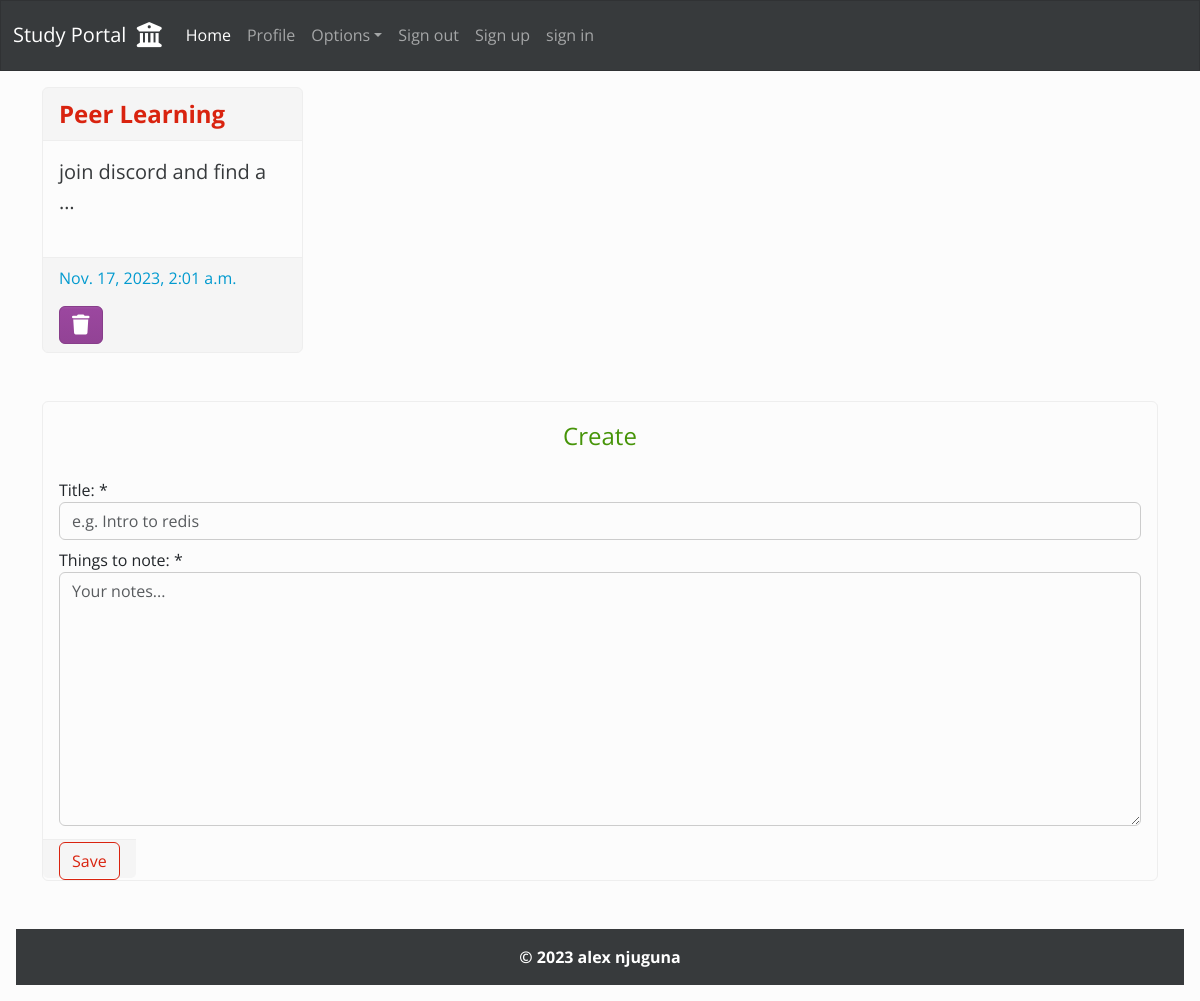
Before: /note/ (signed in) with the older database file.
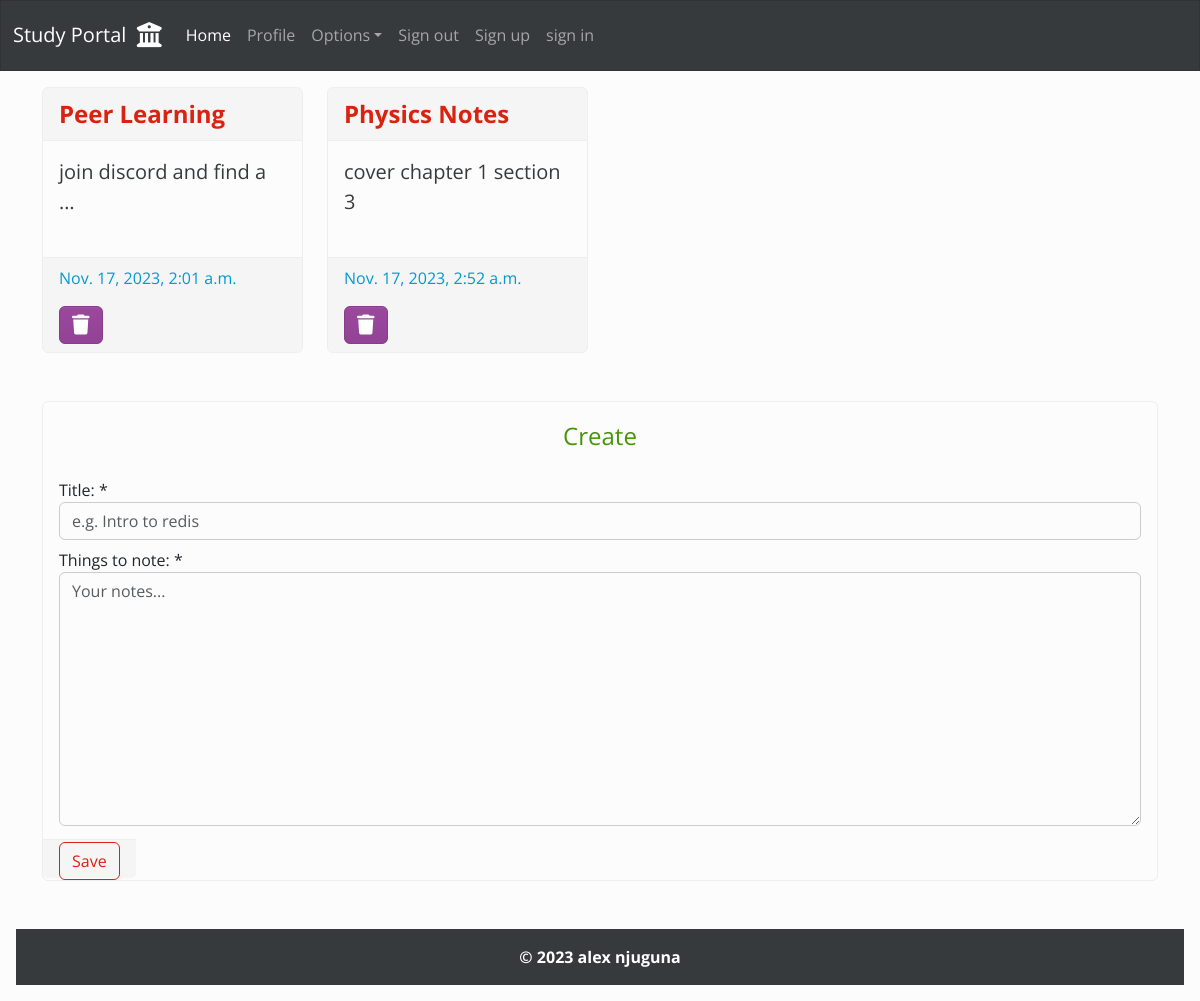
After: the same page with the newer database file.
### note/models.py (models this page shows, shortened)
class Note(models.Model):
    user = models.ForeignKey(User, on_delete=models.CASCADE)
    title = models.CharField(max_length=80)
    description = models.TextField()
    created_at = models.DateTimeField(auto_now_add=True)

### note/views.py (the view)
# urls.py: path("", views.home, name="home")
def home(request):
    notes = Note.objects.filter(user=request.user)
    if request.method == "POST":
        form = AddNoteForm(request.POST)
        if form.is_valid():
            user = request.user
            title = title=form.cleaned_data.get("title")
            description=form.cleaned_data.get("description")
            note = Note(user=user, title=title, description=description)
            note.save()
            messages.success(request, f"Note: {title} saved")
            return redirect("note:home")
    else:
        form = AddNoteForm()
    return render(request, "note/home.html", {
        "notes": notes,
        "title": "notes",
        "form": form
    })

### note/forms.py
class AddNoteForm(forms.ModelForm):
    class Meta:
        model = Note
        fields = ["title", "description"]
        labels = {
            "title": "Title: ",
            "description": "Things to note: "
        }
        widgets = {
            "title": forms.TextInput(attrs={
                "class": "form-group mb-2",
                "placeholder": "e.g. Intro to redis"
                }),
            "description": forms.Textarea(attrs={
                "class": "form-group",
                "placeholder": "Your notes..."
            })
        }

### note/templates/note/home.html (shortened to what this page needs)
{% extends 'dashboard/base.html' %}
{% load crispy_forms_tags %}
{% block content %}
    {% if notes %}
        <div class="container mb-5 mt-3">
            <div class="row">
                {% for note in notes %}
                    <div class="col-md-3">
                        <div class="card mb-4 h-100">
                            <a class="text-decoration-none" href="{% url 'note:note_detail' note.id %}">
                                <div class="card-header text-capitalize text-primary fw-bold fs-4">
                                    {{ note.title }}
                                </div>
                                <div class="card-body fs-5 text-dark">
                                    {{ note.description|truncatewords:5 }}
                                </div>
                            </a>
                            <div class="card-footer mt-auto">
                                <p class="text-info">
                                    {{ note.created_at }}
                                </p>
                                <a class="btn btn-danger" href="{% url 'note:note_delete' note.id %}">
                                    <i class="fa-solid fa-trash fa-lg"></i>
                                </a>
                            </div>
                        </div>
                    </div>
                {% endfor %}
            </div>
        </div>
    {% else %}
        <h2 class="alert alert-info mt-3">No notes saved at the moment</h2>
    {% endif %}
    <div class="container-sm mt-5" style="margin-bottom: 120px;">
        <div class="card">
            <fieldset>
                <legend class="card-title text-center text-success mt-3">
                    Create
                </legend>
            </fieldset>
            <form class="form-group" action="" method="post" autocomplete="off">
                <fieldset class="card-body">
                    {{ form|crispy }}
                </fieldset>
                <fieldest class="card-footer mt-auto">
                    <button class="btn btn-outline-primary text-center" type="submit">
                        Save
                    </button>
                </fieldest>
            </form>
        </div>
    </div>
{% endblock content %}

Changed rows visible on the page:
added Note: title "Physics Notes", description "cover chapter 1 section 3", created_at "Nov. 17, 2023, 2:52 a.m."
